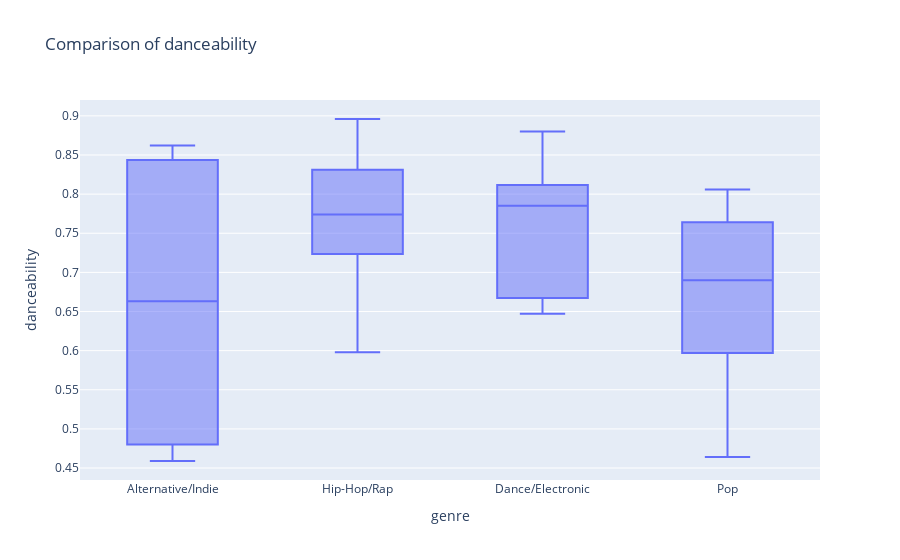

The code cell stored with this chart in its notebook:
### Markdown cell above
**Hip-Hop/Rap has the highest mean danceability, closely followed by Dance/Electronics** It might be nicer to see the differences between these genres in a figure

### Code cell
px.box(compare_dance, x="genre", y="danceability", title="Comparison of danceability")

### Figure 1 — Plotly figure (JSON) as saved in the notebook; plotly's stock layout.template omitted (floating-point values rounded to 4 significant figures)
{"data": [{"alignmentgroup": "True", "hovertemplate": "genre=%{x}<br>danceability=%{y}<extra></extra>", "legendgroup": "", "marker": {"color": "#636efa"}, "name": "", "notched": false, "offsetgroup": "", "orientation": "v", "showlegend": false, "type": "box", "x": ["Alternative/Indie", "Hip-Hop/Rap", "Dance/Electronic", "Hip-Hop/Rap", "Pop", "Hip-Hop/Rap", "Alternative/Indie", "Pop", "Hip-Hop/Rap", "Hip-Hop/Rap", "Pop", "Hip-Hop/Rap", "Alternative/Indie", "Pop", "Hip-Hop/Rap", "Hip-Hop/Rap", "Pop", "Dance/Electronic", "Pop", "Pop", "Hip-Hop/Rap", "Pop", "Alternative/Indie", "Dance/Electronic", "Pop", "Hip-Hop/Rap", "Pop", "Dance/Electronic", "Hip-Hop/Rap", "Pop", "Hip-Hop/Rap", "Pop", "Pop", "Pop", "Dance/Electronic", "Hip-Hop/Rap"], "x0": " ", "xaxis": "x", "y": [0.825, 0.896, 0.785, 0.746, 0.548, 0.726, 0.501, 0.803, 0.621, 0.774, 0.806, 0.83, 0.459, 0.764, 0.795, 0.767, 0.676, 0.789, 0.704, 0.759, 0.808, 0.676, 0.862, 0.674, 0.672, 0.598, 0.783, 0.88, 0.841, 0.723, 0.716, 0.511, 0.597, 0.464, 0.647, 0.834], "y0": " ", "yaxis": "y"}], "layout": {"boxmode": "group", "legend": {"tracegroupgap": 0}, "title": {"text": "Comparison of danceability"}, "xaxis": {"anchor": "y", "domain": [0, 1], "title": {"text": "genre"}}, "yaxis": {"anchor": "x", "domain": [0, 1], "title": {"text": "danceability"}}}}
